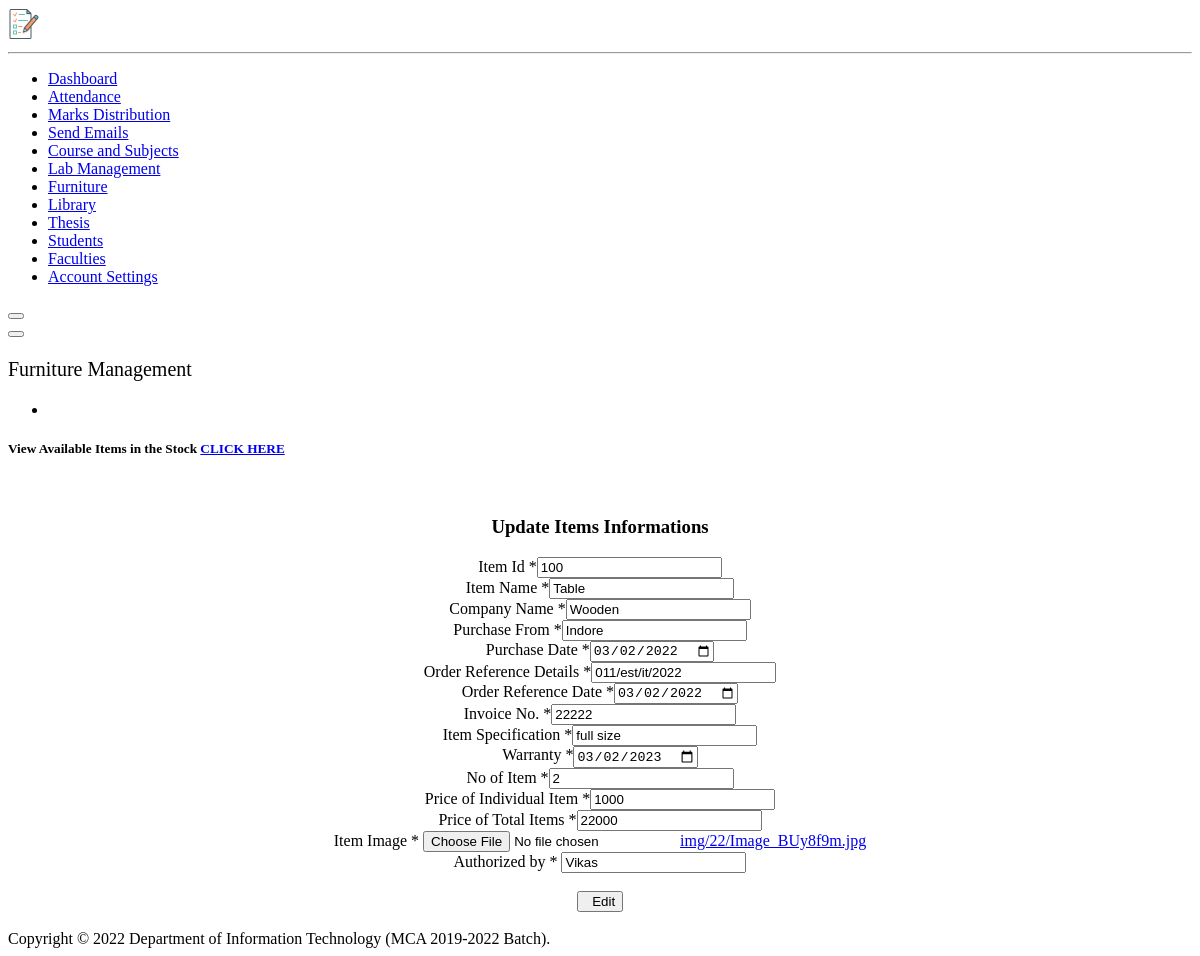
/furniture/update/100, run on the app's committed database.
### Furniture/models.py (models this page shows, shortened)
class Iteminfo(models.Model):
    item_id = models.IntegerField(primary_key=True)
    item_name = models.CharField(max_length=100, blank=True)
    company = models.CharField(max_length=50)
    purchase_date = models.DateField()
    qty = models.PositiveIntegerField(default=1)
    tot_qty = models.PositiveIntegerField(default=1)
    Pur_from = models.CharField(max_length=50)
    order_ref = models.CharField(max_length=50)
    order_date = models.DateField()
    in_no = models.PositiveIntegerField()
    spec = models.CharField(max_length=50)
    warn = models.DateField()
    ind_pri = models.PositiveIntegerField()
    tot_pri = models.PositiveIntegerField()
    photo = models.ImageField(upload_to="img/%y")
    auth = models.CharField(max_length=50)

### Furniture/views.py (the view, shortened to what this page needs)
# urls.py: path('update/<prod_id>',views.update,name='update'),
def update(request,prod_id):
    product = Iteminfo.objects.get(pk=prod_id)
    forms = PostForm
    return render(request,'Furniture/update.html',{'product':product})

### Furniture/templates/Furniture/update.html (shortened to what this page needs)
<!DOCTYPE html>
<html>
  <head>
    {% load static %} {% include 'Resources/Head.html' %}
  </head>
  <body id="page-top">
    <div id="wrapper">
      <nav
        class="
          navbar navbar-dark
          align-items-start
          sidebar sidebar-dark
          accordion
          bg-gradient-primary
          p-0
        "
      >
        <div class="container-fluid d-flex flex-column p-0">
          <a
            class="
              navbar-brand
              d-flex
              justify-content-center
              align-items-center
              sidebar-brand
              m-0
            "
            href="#"
          >
            <div class="sidebar-brand-icon">
              <img
                src="{% static 'Resources/images/logo.svg' %}"
                width="32"
                height="32"
              />
            </div>
          </a>
          <hr class="sidebar-divider my-0" />
          <ul class="nav navbar-nav text-light" id="accordionSidebar">
            <li class="nav-item">
							<a class="nav-link " href="{% url 'Administration:Dashboard' %}"><span>Dashboard</span></a>
						</li>
						<li class="nav-item">
							<a class="nav-link" href="{% url 'Attendance:Manage' %}"><span>Attendance</span></a>
						</li>
						<li class="nav-item">
							<a class="nav-link" href="{% url 'Marks:Manage' %}"><span>Marks Distribution</span></a>
						</li>
						<li class="nav-item">
							<a class="nav-link" href="{% url 'Mails:Compose' %}"><span>Send Emails</span></a>
						</li>
						<li class="nav-item">
							<a class="nav-link" href="{% url 'Department:Manage' %}"><span>Course and Subjects</span></a>
						</li>
						<li class="nav-item">
							<a class="nav-link" href="{% url 'Administration:Inventory_Manage' %}"><span>Lab Management</span></a>
						</li>
						<li class="nav-item">
							<a class="nav-link active" href="{% url 'Furniture:index' %}"><span>Furniture</span></a>
						</li>
						<li class="nav-item">
							<a class="nav-link" href="{% url 'Library:Manage' %}"><span>Library</span></a>
						</li>
						<li class="nav-item">
							<a class="nav-link" href="{% url 'Thesis:Manage' %}"><span>Thesis</span></a>
						</li>
						<li class="nav-item">
							<a class="nav-link" href="{% url 'Students:Manage' %}"><span>Students</span></a>
						</li>
						<li class="nav-item">
							<a class="nav-link" href="{% url 'Faculty:Manage' %}"><span>Faculties</span></a>
						</li>
						<li class="nav-item">
							<a class="nav-link" href="{% url 'Administration:Profile' %}"><span>Account Settings</span></a>
						</li>
          </ul>
          <div class="text-center d-none d-md-inline"><button class="btn rounded-circle border-0" id="sidebarToggle" type="button"></button></div>
        </div>
      </nav>
            <div class="d-flex flex-column" id="content-wrapper">
				<div id="content">
					{% include 'Resources/Menu2.html' %}
					<div class="container-fluid">
						<h5 class="font-weight-bold mb-2">View Available Items in the Stock <a class="btn btn-info btn-sm" href="{% url 'Furniture:totalstock' %}">CLICK HERE</a></h5>
						<center>
							<br>
							<div class="row">
						<div class="col-md-24 col-xl-12 mb-4">
							<div class="card shadow border-left-primary py-2">
								<div class="card-body">
									<div class="text-uppercase text-primary font-weight-bold text-xs mb-1"><h3>Update Items Informations</h3></div>
									<div class="form-group py-4">
										<form method="POST" action="" enctype="multipart/form-data">
											<div class="row justify-content-between text-left">
												<div class="form-group col-sm-3 flex-column d-flex"> <label
														class="form-control-label px-1">Item Id<span
															class="text-danger"> *</span></label><input type="number"
														name="item_id" id="item_id" placeholder="Enter Item Id" value="{{product.item_id}}" readonly> </div>
												<div class="form-group col-sm-3 flex-column d-flex"> <label
														class="form-control-label px-1">Item Name<span
															class="text-danger"> *</span></label><input type="text"
														name="item_name" id="name" placeholder="Enter Name - Type"  value="{{product.item_name}}" required> </div>
												<div class="form-group col-sm-3 flex-column d-flex"> <label
														class="form-control-label px-1">Company Name<span
															class="text-danger"> *</span></label><input type="text"
														name="company" id="company" placeholder="Enter the company name"  value="{{product.company}}"required></div>
												<div class="form-group col-sm-3 flex-column d-flex"> <label
														class="form-control-label px-1">Purchase From<span
															class="text-danger"> *</span></label><input type="text"
														name="Pur_from" id="Pur_from" placeholder="Purchase from"  value="{{product.Pur_from}}" required></div>
											</div>
											<div class="row justify-content-between text-left">
                                                <div class="form-group col-sm-3 flex-column d-flex"> <label
														class="form-control-label px-1">Purchase Date<span
															class="text-danger"> *</span></label><input type="date"
														name="purchase_date"  id="purchase_date"  value="{{product.purchase_date|date:'Y-m-d'}}" required> </div>
												<div class="form-group col-sm-3 flex-column d-flex"> <label
														class="form-control-label px-1">Order Reference Details<span
															class="text-danger"> *</span></label><input type="text"
														name="order_ref" id="order_ref" placeholder="Enter the Order Reference"  value="{{product.order_ref}}" required></div>
												<div class="form-group col-sm-3 flex-column d-flex"> <label
														class="form-control-label px-1">Order Reference Date<span
															class="text-danger"> *</span></label><input type="date"
														name="order_date" id="order_date"  value="{{product.order_date|date:'Y-m-d'}}"></div>
												<div class="form-group col-sm-3 flex-column d-flex"> <label
														class="form-control-label px-1">Invoice No.<span
															class="text-danger"> *</span></label><input type="text"
														name="in_no"  id="in_no" placeholder="Enter the Invoice No."  value="{{product.in_no}}" required> </div>
											</div>
											<div class="row justify-content-between text-left">
                                                		<div class="form-group col-sm-3 flex-column d-flex"> <label
														class="form-control-label px-1">Item Specification<span
															class="text-danger"> *</span></label><input type="text"
														name="spec" id="spec" placeholder="Enter the Item Specification"  value="{{product.spec}}" required></div>
												<div class="form-group col-sm-3 flex-column d-flex"> <label
														class="form-control-label px-1">Warranty<span
															class="text-danger"> *</span></label><input type="date"
														name="warn" id="warn" placeholder="Enter the Warranty"  value="{{product.warn|date:'Y-m-d'}}" required></div>
												<div class="form-group col-sm-3 flex-column d-flex"> <label
														class="form-control-label px-1">No of Item<span
															class="text-danger"> *</span></label><input type="number"
														name="qty"  id="qty" placeholder="Enter the Quantity"  value="{{product.qty}}" required> </div>
												<div class="form-group col-sm-3 flex-column d-flex"> <label
														class="form-control-label px-1">Price of Individual Item<span
															class="text-danger"> *</span></label><input type="number"
														name="ind_pri" id="ind_pri" placeholder="Enter the price"  value="{{product.ind_pri}}" required></div>
											</div>
                  							<div class="row justify-content-between text-left">
												<div class="form-group col-sm-3 flex-column d-flex"> <label
														class="form-control-label px-1">Price of Total Items<span
															class="text-danger"> *</span></label><input type="number"
														name="tot_pri" value="{{product.tot_pri}}" required ></div>
												<div class="form-group col-sm-3 flex-column d-flex">
													<label
														class="form-control-label px-1">Item Image<span
															class="text-danger"> *</span></label>
													<input type="file" name="photo"  class="form-control" value="{{product.photo.url}}" >
													{% if product.photo %}
													<a href="{{product.photo.url}}">{{product.photo}}</a>
													{% endif %}
												</div>
												<div class="form-group col-sm-6 flex-column d-flex"> <label
														class="form-control-label px-1">Authorized by<span
															class="text-danger"> *</span></label>
													<input type="text" name="auth"  id="auth" placeholder="Enter the Name"  value="{{product.auth}}" readonly> </div>
											</div>
											<br>
											<button type="submit" class="btn btn-success">&nbsp;&nbsp;Edit</button>
										</form>
										<br>
									</div>
								</div>
							</div>
						</div>
					</div>
							</center>
					</div>
				</div>
		  {% include 'Resources/Footer1.html' %}
      </div>
    </div>
  </body>
</html>

### data on the page
Iteminfo: item_id "100", item_name "Table", company "Wooden", Pur_from "Indore", purchase_date "03/02/2022", order_ref "011/est/it/2022", order_date "03/02/2022", in_no "22222", spec "full size", warn "03/02/2023", qty "2", ind_pri "1000", tot_pri "22000", photo "img/22/Image_BUy8f9m.jpg", auth "Vikas"
